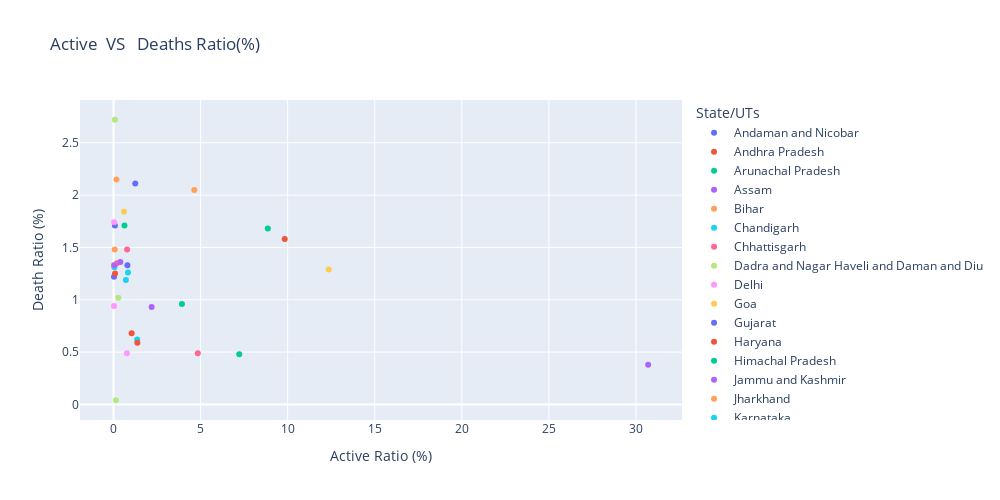

Notebook code cell kept with this figure:
### Code cell
px.scatter(df, x='Active Ratio (%)',y =  'Death Ratio (%)', color=df['State/UTs'],title = 'Active  VS   Deaths Ratio(%)', height  = 500, width = 1000)

### Figure 1 — Plotly figure (JSON) as saved in the notebook; plotly's stock layout.template omitted (floating-point values rounded to 4 significant figures)
{"data": [{"hovertemplate": "State/UTs=Andaman and Nicobar<br>Active Ratio (%)=%{x}<br>Death Ratio (%)=%{y}<extra></extra>", "legendgroup": "Andaman and Nicobar", "marker": {"color": "#636efa", "symbol": "circle"}, "mode": "markers", "name": "Andaman and Nicobar", "orientation": "v", "showlegend": true, "type": "scatter", "x": [0.08], "xaxis": "x", "y": [1.71], "yaxis": "y"}, {"hovertemplate": "State/UTs=Andhra Pradesh<br>Active Ratio (%)=%{x}<br>Death Ratio (%)=%{y}<extra></extra>", "legendgroup": "Andhra Pradesh", "marker": {"color": "#EF553B", "symbol": "circle"}, "mode": "markers", "name": "Andhra Pradesh", "orientation": "v", "showlegend": true, "type": "scatter", "x": [1.04], "xaxis": "x", "y": [0.68], "yaxis": "y"}, {"hovertemplate": "State/UTs=Arunachal Pradesh<br>Active Ratio (%)=%{x}<br>Death Ratio (%)=%{y}<extra></extra>", "legendgroup": "Arunachal Pradesh", "marker": {"color": "#00cc96", "symbol": "circle"}, "mode": "markers", "name": "Arunachal Pradesh", "orientation": "v", "showlegend": true, "type": "scatter", "x": [7.22], "xaxis": "x", "y": [0.48], "yaxis": "y"}, {"hovertemplate": "State/UTs=Assam<br>Active Ratio (%)=%{x}<br>Death Ratio (%)=%{y}<extra></extra>", "legendgroup": "Assam", "marker": {"color": "#ab63fa", "symbol": "circle"}, "mode": "markers", "name": "Assam", "orientation": "v", "showlegend": true, "type": "scatter", "x": [2.19], "xaxis": "x", "y": [0.93], "yaxis": "y"}, {"hovertemplate": "State/UTs=Bihar<br>Active Ratio (%)=%{x}<br>Death Ratio (%)=%{y}<extra></extra>", "legendgroup": "Bihar", "marker": {"color": "#FFA15A", "symbol": "circle"}, "mode": "markers", "name": "Bihar", "orientation": "v", "showlegend": true, "type": "scatter", "x": [0.06], "xaxis": "x", "y": [1.33], "yaxis": "y"}, {"hovertemplate": "State/UTs=Chandigarh<br>Active Ratio (%)=%{x}<br>Death Ratio (%)=%{y}<extra></extra>", "legendgroup": "Chandigarh", "marker": {"color": "#19d3f3", "symbol": "circle"}, "mode": "markers", "name": "Chandigarh", "orientation": "v", "showlegend": true, "type": "scatter", "x": [0.05], "xaxis": "x", "y": [1.31], "yaxis": "y"}, {"hovertemplate": "State/UTs=Chhattisgarh<br>Active Ratio (%)=%{x}<br>Death Ratio (%)=%{y}<extra></extra>", "legendgroup": "Chhattisgarh", "marker": {"color": "#FF6692", "symbol": "circle"}, "mode": "markers", "name": "Chhattisgarh", "orientation": "v", "showlegend": true, "type": "scatter", "x": [0.19], "xaxis": "x", "y": [1.35], "yaxis": "y"}, {"hovertemplate": "State/UTs=Dadra and Nagar Haveli and Daman and Diu<br>Active Ratio (%)=%{x}<br>Death Ratio (%)=%{y}<extra></extra>", "legendgroup": "Dadra and Nagar Haveli and Daman and Diu", "marker": {"color": "#B6E880", "symbol": "circle"}, "mode": "markers", "name": "Dadra and Nagar Haveli and Daman and Diu", "orientation": "v", "showlegend": true, "type": "scatter", "x": [0.14], "xaxis": "x", "y": [0.04], "yaxis": "y"}, {"hovertemplate": "State/UTs=Delhi<br>Active Ratio (%)=%{x}<br>Death Ratio (%)=%{y}<extra></extra>", "legendgroup": "Delhi", "marker": {"color": "#FF97FF", "symbol": "circle"}, "mode": "markers", "name": "Delhi", "orientation": "v", "showlegend": true, "type": "scatter", "x": [0.04], "xaxis": "x", "y": [1.74], "yaxis": "y"}, {"hovertemplate": "State/UTs=Goa<br>Active Ratio (%)=%{x}<br>Death Ratio (%)=%{y}<extra></extra>", "legendgroup": "Goa", "marker": {"color": "#FECB52", "symbol": "circle"}, "mode": "markers", "name": "Goa", "orientation": "v", "showlegend": true, "type": "scatter", "x": [0.6], "xaxis": "x", "y": [1.84], "yaxis": "y"}, {"hovertemplate": "State/UTs=Gujarat<br>Active Ratio (%)=%{x}<br>Death Ratio (%)=%{y}<extra></extra>", "legendgroup": "Gujarat", "marker": {"color": "#636efa", "symbol": "circle"}, "mode": "markers", "name": "Gujarat", "orientation": "v", "showlegend": true, "type": "scatter", "x": [0.03], "xaxis": "x", "y": [1.22], "yaxis": "y"}, {"hovertemplate": "State/UTs=Haryana<br>Active Ratio (%)=%{x}<br>Death Ratio (%)=%{y}<extra></extra>", "legendgroup": "Haryana", "marker": {"color": "#EF553B", "symbol": "circle"}, "mode": "markers", "name": "Haryana", "orientation": "v", "showlegend": true, "type": "scatter", "x": [0.09], "xaxis": "x", "y": [1.25], "yaxis": "y"}, {"hovertemplate": "State/UTs=Himachal Pradesh<br>Active Ratio (%)=%{x}<br>Death Ratio (%)=%{y}<extra></extra>", "legendgroup": "Himachal Pradesh", "marker": {"color": "#00cc96", "symbol": "circle"}, "mode": "markers", "name": "Himachal Pradesh", "orientation": "v", "showlegend": true, "type": "scatter", "x": [0.63], "xaxis": "x", "y": [1.71], "yaxis": "y"}, {"hovertemplate": "State/UTs=Jammu and Kashmir<br>Active Ratio (%)=%{x}<br>Death Ratio (%)=%{y}<extra></extra>", "legendgroup": "Jammu and Kashmir", "marker": {"color": "#ab63fa", "symbol": "circle"}, "mode": "markers", "name": "Jammu and Kashmir", "orientation": "v", "showlegend": true, "type": "scatter", "x": [0.39], "xaxis": "x", "y": [1.36], "yaxis": "y"}, {"hovertemplate": "State/UTs=Jharkhand<br>Active Ratio (%)=%{x}<br>Death Ratio (%)=%{y}<extra></extra>", "legendgroup": "Jharkhand", "marker": {"color": "#FFA15A", "symbol": "circle"}, "mode": "markers", "name": "Jharkhand", "orientation": "v", "showlegend": true, "type": "scatter", "x": [0.07], "xaxis": "x", "y": [1.48], "yaxis": "y"}, {"hovertemplate": "State/UTs=Karnataka<br>Active Ratio (%)=%{x}<br>Death Ratio (%)=%{y}<extra></extra>", "legendgroup": "Karnataka", "marker": {"color": "#19d3f3", "symbol": "circle"}, "mode": "markers", "name": "Karnataka", "orientation": "v", "showlegend": true, "type": "scatter", "x": [0.83], "xaxis": "x", "y": [1.26], "yaxis": "y"}, {"hovertemplate": "State/UTs=Kerala<br>Active Ratio (%)=%{x}<br>Death Ratio (%)=%{y}<extra></extra>", "legendgroup": "Kerala", "marker": {"color": "#FF6692", "symbol": "circle"}, "mode": "markers", "name": "Kerala", "orientation": "v", "showlegend": true, "type": "scatter", "x": [4.84], "xaxis": "x", "y": [0.49], "yaxis": "y"}, {"hovertemplate": "State/UTs=Ladakh<br>Active Ratio (%)=%{x}<br>Death Ratio (%)=%{y}<extra></extra>", "legendgroup": "Ladakh", "marker": {"color": "#B6E880", "symbol": "circle"}, "mode": "markers", "name": "Ladakh", "orientation": "v", "showlegend": true, "type": "scatter", "x": [0.28], "xaxis": "x", "y": [1.02], "yaxis": "y"}, {"hovertemplate": "State/UTs=Lakshadweep<br>Active Ratio (%)=%{x}<br>Death Ratio (%)=%{y}<extra></extra>", "legendgroup": "Lakshadweep", "marker": {"color": "#FF97FF", "symbol": "circle"}, "mode": "markers", "name": "Lakshadweep", "orientation": "v", "showlegend": true, "type": "scatter", "x": [0.77], "xaxis": "x", "y": [0.49], "yaxis": "y"}, {"hovertemplate": "State/UTs=Madhya Pradesh<br>Active Ratio (%)=%{x}<br>Death Ratio (%)=%{y}<extra></extra>", "legendgroup": "Madhya Pradesh", "marker": {"color": "#FECB52", "symbol": "circle"}, "mode": "markers", "name": "Madhya Pradesh", "orientation": "v", "showlegend": true, "type": "scatter", "x": [0.02], "xaxis": "x", "y": [1.33], "yaxis": "y"}, {"hovertemplate": "State/UTs=Maharashtra<br>Active Ratio (%)=%{x}<br>Death Ratio (%)=%{y}<extra></extra>", "legendgroup": "Maharashtra", "marker": {"color": "#636efa", "symbol": "circle"}, "mode": "markers", "name": "Maharashtra", "orientation": "v", "showlegend": true, "type": "scatter", "x": [1.25], "xaxis": "x", "y": [2.11], "yaxis": "y"}, {"hovertemplate": "State/UTs=Manipur<br>Active Ratio (%)=%{x}<br>Death Ratio (%)=%{y}<extra></extra>", "legendgroup": "Manipur", "marker": {"color": "#EF553B", "symbol": "circle"}, "mode": "markers", "name": "Manipur", "orientation": "v", "showlegend": true, "type": "scatter", "x": [9.83], "xaxis": "x", "y": [1.58], "yaxis": "y"}, {"hovertemplate": "State/UTs=Meghalaya<br>Active Ratio (%)=%{x}<br>Death Ratio (%)=%{y}<extra></extra>", "legendgroup": "Meghalaya", "marker": {"color": "#00cc96", "symbol": "circle"}, "mode": "markers", "name": "Meghalaya", "orientation": "v", "showlegend": true, "type": "scatter", "x": [8.86], "xaxis": "x", "y": [1.68], "yaxis": "y"}, {"hovertemplate": "State/UTs=Mizoram<br>Active Ratio (%)=%{x}<br>Death Ratio (%)=%{y}<extra></extra>", "legendgroup": "Mizoram", "marker": {"color": "#ab63fa", "symbol": "circle"}, "mode": "markers", "name": "Mizoram", "orientation": "v", "showlegend": true, "type": "scatter", "x": [30.7], "xaxis": "x", "y": [0.38], "yaxis": "y"}, {"hovertemplate": "State/UTs=Nagaland<br>Active Ratio (%)=%{x}<br>Death Ratio (%)=%{y}<extra></extra>", "legendgroup": "Nagaland", "marker": {"color": "#FFA15A", "symbol": "circle"}, "mode": "markers", "name": "Nagaland", "orientation": "v", "showlegend": true, "type": "scatter", "x": [4.64], "xaxis": "x", "y": [2.05], "yaxis": "y"}, {"hovertemplate": "State/UTs=Odisha<br>Active Ratio (%)=%{x}<br>Death Ratio (%)=%{y}<extra></extra>", "legendgroup": "Odisha", "marker": {"color": "#19d3f3", "symbol": "circle"}, "mode": "markers", "name": "Odisha", "orientation": "v", "showlegend": true, "type": "scatter", "x": [1.36], "xaxis": "x", "y": [0.62], "yaxis": "y"}, {"hovertemplate": "State/UTs=Puducherry<br>Active Ratio (%)=%{x}<br>Death Ratio (%)=%{y}<extra></extra>", "legendgroup": "Puducherry", "marker": {"color": "#FF6692", "symbol": "circle"}, "mode": "markers", "name": "Puducherry", "orientation": "v", "showlegend": true, "type": "scatter", "x": [0.78], "xaxis": "x", "y": [1.48], "yaxis": "y"}, {"hovertemplate": "State/UTs=Punjab<br>Active Ratio (%)=%{x}<br>Death Ratio (%)=%{y}<extra></extra>", "legendgroup": "Punjab", "marker": {"color": "#B6E880", "symbol": "circle"}, "mode": "markers", "name": "Punjab", "orientation": "v", "showlegend": true, "type": "scatter", "x": [0.08], "xaxis": "x", "y": [2.72], "yaxis": "y"}, {"hovertemplate": "State/UTs=Rajasthan<br>Active Ratio (%)=%{x}<br>Death Ratio (%)=%{y}<extra></extra>", "legendgroup": "Rajasthan", "marker": {"color": "#FF97FF", "symbol": "circle"}, "mode": "markers", "name": "Rajasthan", "orientation": "v", "showlegend": true, "type": "scatter", "x": [0.03], "xaxis": "x", "y": [0.94], "yaxis": "y"}, {"hovertemplate": "State/UTs=Sikkim<br>Active Ratio (%)=%{x}<br>Death Ratio (%)=%{y}<extra></extra>", "legendgroup": "Sikkim", "marker": {"color": "#FECB52", "symbol": "circle"}, "mode": "markers", "name": "Sikkim", "orientation": "v", "showlegend": true, "type": "scatter", "x": [12.36], "xaxis": "x", "y": [1.29], "yaxis": "y"}, {"hovertemplate": "State/UTs=Tamil Nadu<br>Active Ratio (%)=%{x}<br>Death Ratio (%)=%{y}<extra></extra>", "legendgroup": "Tamil Nadu", "marker": {"color": "#636efa", "symbol": "circle"}, "mode": "markers", "name": "Tamil Nadu", "orientation": "v", "showlegend": true, "type": "scatter", "x": [0.8], "xaxis": "x", "y": [1.33], "yaxis": "y"}, {"hovertemplate": "State/UTs=Telengana<br>Active Ratio (%)=%{x}<br>Death Ratio (%)=%{y}<extra></extra>", "legendgroup": "Telengana", "marker": {"color": "#EF553B", "symbol": "circle"}, "mode": "markers", "name": "Telengana", "orientation": "v", "showlegend": true, "type": "scatter", "x": [1.37], "xaxis": "x", "y": [0.59], "yaxis": "y"}, {"hovertemplate": "State/UTs=Tripura<br>Active Ratio (%)=%{x}<br>Death Ratio (%)=%{y}<extra></extra>", "legendgroup": "Tripura", "marker": {"color": "#00cc96", "symbol": "circle"}, "mode": "markers", "name": "Tripura", "orientation": "v", "showlegend": true, "type": "scatter", "x": [3.93], "xaxis": "x", "y": [0.96], "yaxis": "y"}, {"hovertemplate": "State/UTs=Uttar Pradesh<br>Active Ratio (%)=%{x}<br>Death Ratio (%)=%{y}<extra></extra>", "legendgroup": "Uttar Pradesh", "marker": {"color": "#ab63fa", "symbol": "circle"}, "mode": "markers", "name": "Uttar Pradesh", "orientation": "v", "showlegend": true, "type": "scatter", "x": [0.04], "xaxis": "x", "y": [1.33], "yaxis": "y"}, {"hovertemplate": "State/UTs=Uttarakhand<br>Active Ratio (%)=%{x}<br>Death Ratio (%)=%{y}<extra></extra>", "legendgroup": "Uttarakhand", "marker": {"color": "#FFA15A", "symbol": "circle"}, "mode": "markers", "name": "Uttarakhand", "orientation": "v", "showlegend": true, "type": "scatter", "x": [0.17], "xaxis": "x", "y": [2.15], "yaxis": "y"}, {"hovertemplate": "State/UTs=West Bengal<br>Active Ratio (%)=%{x}<br>Death Ratio (%)=%{y}<extra></extra>", "legendgroup": "West Bengal", "marker": {"color": "#19d3f3", "symbol": "circle"}, "mode": "markers", "name": "West Bengal", "orientation": "v", "showlegend": true, "type": "scatter", "x": [0.71], "xaxis": "x", "y": [1.19], "yaxis": "y"}], "layout": {"height": 500, "legend": {"title": {"text": "State/UTs"}, "tracegroupgap": 0}, "title": {"text": "Active  VS   Deaths Ratio(%)"}, "width": 1000, "xaxis": {"anchor": "y", "domain": [0, 1], "title": {"text": "Active Ratio (%)"}}, "yaxis": {"anchor": "x", "domain": [0, 1], "title": {"text": "Death Ratio (%)"}}}}
